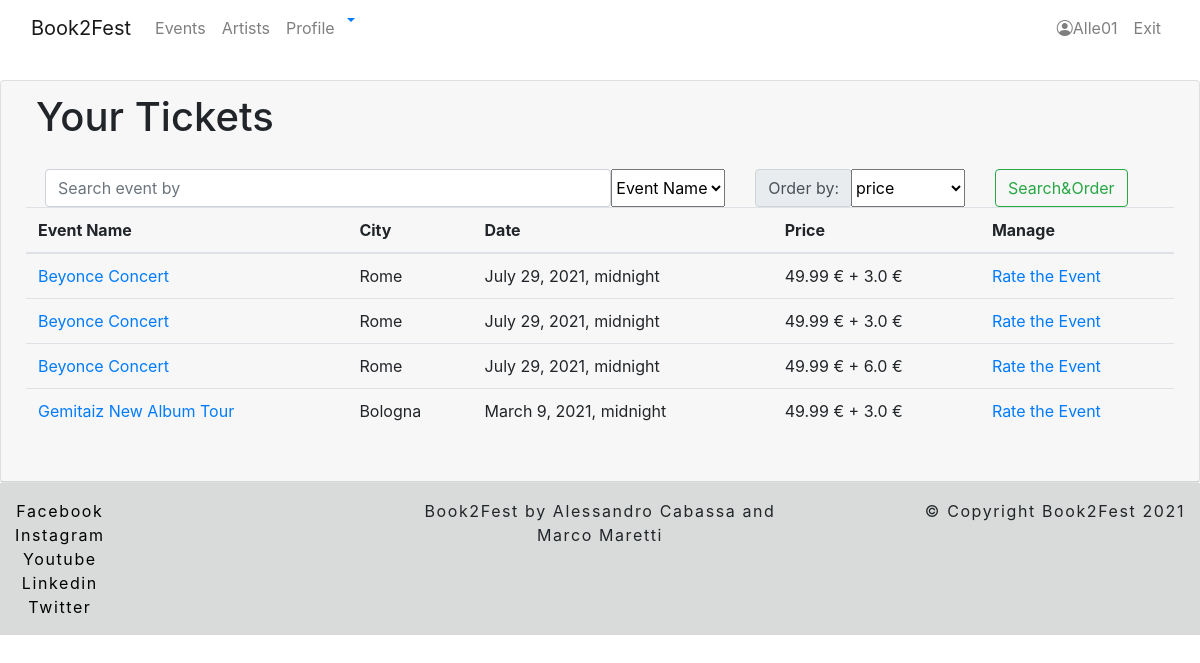
Page /book2fest/ticket/list (signed in) on the earlier database version.
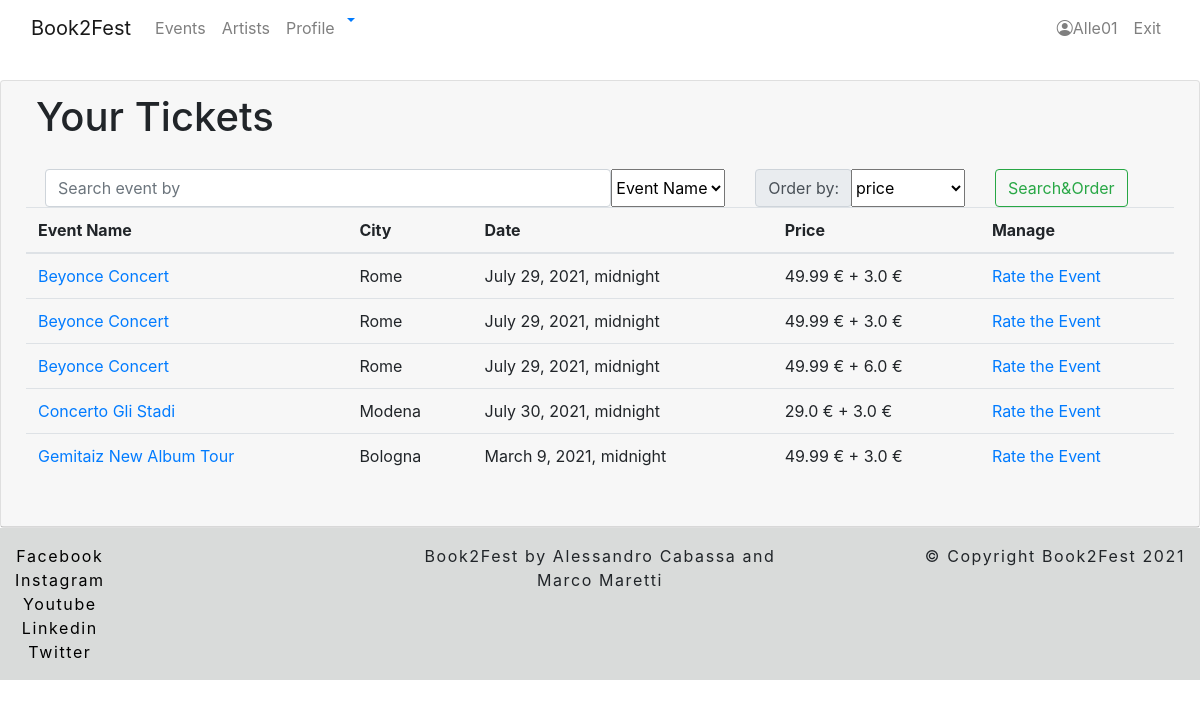
Same page on the later database version.
### book2fest/models.py (models this page shows, shortened)
class Ticket(models.Model):
    seat = models.OneToOneField(Seat, related_name='ticket_seat', on_delete=models.CASCADE)
    user = models.ForeignKey(UserProfile, related_name="ticket_user", on_delete=models.CASCADE)
    delivery = models.ForeignKey(Delivery, related_name='ticket_delivery', on_delete=models.CASCADE)

class Seat(models.Model):   #TODO: i seats servono per tutti gli eventi?
    event = models.ForeignKey(EventProfile, related_name='seat_event', on_delete=models.CASCADE)
    name = models.CharField(max_length=32)
    row = models.CharField(max_length=1, blank=True)
    number = models.CharField(max_length=4, blank=True)
    price = models.FloatField()
    available = models.BooleanField(default=True)
    seat_type = models.ForeignKey(SeatType, related_name='seat_type', on_delete=models.CASCADE)

class EventProfile(models.Model):
    user = models.ForeignKey(OrganizerProfile, related_name='event_user', on_delete=models.CASCADE)
    event_name = models.CharField(max_length=60)
    brief_description = models.TextField()
    description = models.TextField()
    artist_list = models.ManyToManyField(Artist)
    city = models.CharField(max_length=32)
    province = models.CharField(max_length=2)
    cap = models.CharField(max_length=5)
    country = models.CharField(max_length=32)
    address = models.CharField(max_length=32)
    how_to_reach = models.CharField(max_length=300)
    max_capacity = models.IntegerField()
    seats_available = models.IntegerField(default=None, blank=True, null=True)
    avg_rating = models.FloatField(default=None, blank=True, null=True)
    event_start = models.DateTimeField()
    event_end = models.DateTimeField()
    services = models.ManyToManyField(Service)# An event has many services, a service can be offered by many events (m to n)
    cancelled = models.BooleanField(default=False)

class Delivery(models.Model):
    name = models.CharField(max_length=32)
    overprice = models.FloatField()
    delivery_time = models.DurationField()   #TODO forse meglio mettere un datetime field boh
    class Meta:
        verbose_name_plural = 'Deliveries'

### book2fest/views.py (the view, shortened to what this page needs)
# urls.py: path('ticket/list', UserTicketList.as_view(), name='ticket-list' ),
class UserTicketList(LoginRequiredMixin, UserRequiredMixin, ListView):
    model = Ticket
    template_name = "book2fest/ticket/list.html"
    def get_context_data(self, *, object_list=None, **kwargs):
        context = super(UserTicketList, self).get_context_data(**kwargs)
        context['order_filters'] = ['event_name', 'event_start', 'price']
        return context
    def get_queryset(self):
        tickets = Ticket.objects.all().filter(user=self.profile)
        query = self.request.GET.get('search', None)
        filter = self.request.GET.get('search-filter', None)
        order = self.request.GET.get('order-filter', None)
        ordering = "seat__event__event_name"
        if order == "event_name":
            ordering = "seat__event__event_name"
        if order == "event_start":
            ordering = "seat__event__event_start"
        if order == "price":
            ordering = "seat__price"
        tickets = Ticket.objects.all().filter(user=self.profile).order_by(ordering)
        return tickets

### book2fest/mixin.py (called while the page is built)
    def dispatch(self, request, *args, **kwargs):
        try:
            self.profile = UserProfile.objects.get(user=request.user)
            return super().dispatch(request, *args, **kwargs)
        except ObjectDoesNotExist:
            messages.error(request, "You have no authorization to access this page.")
            return redirect('book2fest:organizer-profile')

### book2fest/templates/book2fest/ticket/list.html (shortened to what this page needs)
{% extends 'base_list.html' %}
{% block content_title %}Your Tickets{% endblock %}
{% block thead %}
    <th>Event Name</th>
    <th>City</th>
    <th>Date</th>
    <th>Price</th>
    <th>Manage</th>
{% endblock %}
{% block tbody %}
    {% for ticket in object_list  %}
        <tr>
            <td><a href="{% url 'book2fest:event-detail' ticket.seat.event.pk %}">{{ ticket.seat.event.event_name }}</a></td>
            <td>{{ ticket.seat.event.city }}</td>
            <td>{{ ticket.seat.event.event_start }}</td>
            <td>{{ ticket.seat.price}} &euro; + {{ ticket.delivery.overprice}} &euro;</td>
            <td><a href="{% url 'book2fest:ticket-manage' ticket.pk %}">Rate the Event</a></td>
        </tr>
    {% endfor %}
{% endblock %}

Differences in the rows shown:
added Ticket: seat.event.event_name "Concerto Gli Stadi", seat.event.city "Modena", seat.event.event_start "July 30, 2021, midnight", seat.price "29.0", delivery.overprice "3.0"
